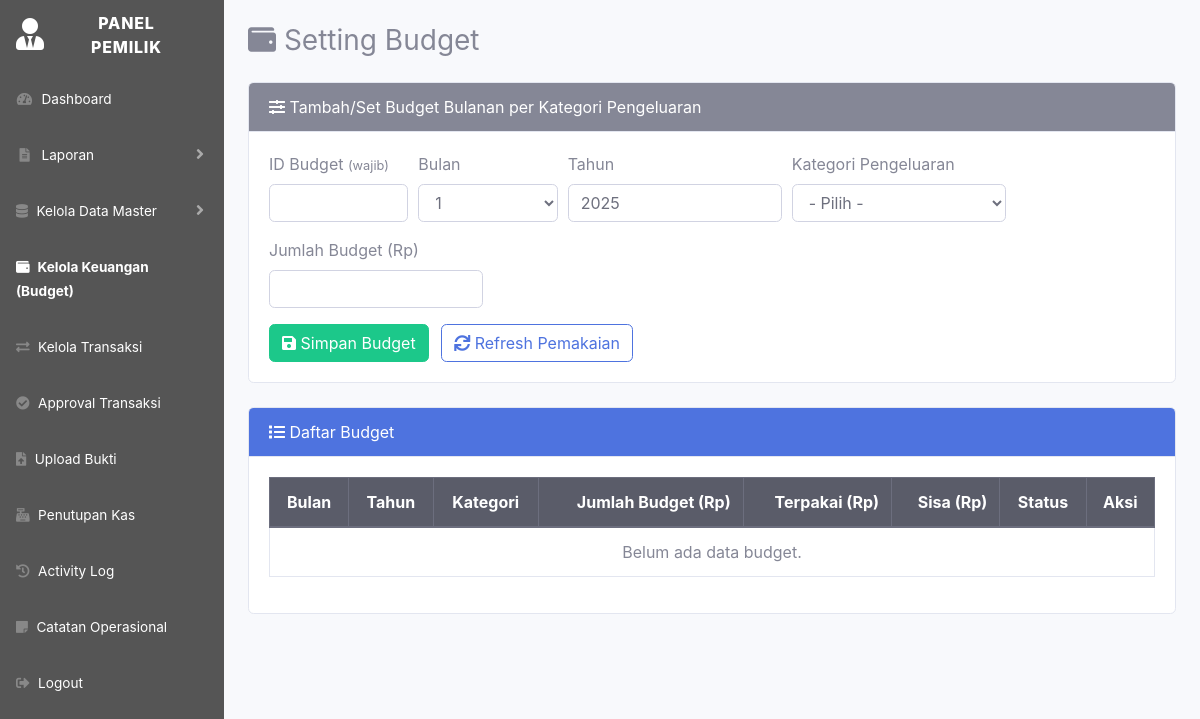
/OWNER/kelola_keuangan.php (signed in), run on an earlier commit of the app's database.
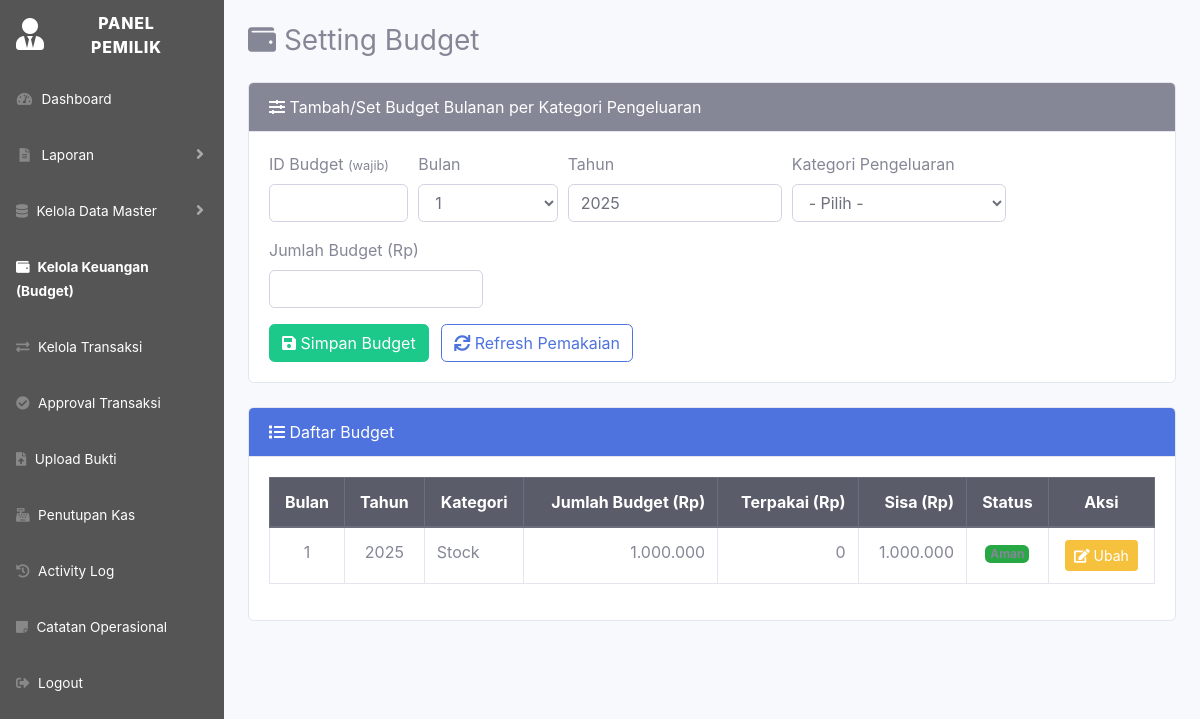
And on a later commit of the database.
### tables this page shows
CREATE TABLE `budgets` (
  `budget_id` int(11) NOT NULL,
  `kat_pengeluaran_id` int(11) DEFAULT NULL,
  `bulan` int(11) NOT NULL,
  `tahun` int(11) NOT NULL,
  `jumlah_budget` decimal(15,2) NOT NULL,
  `jumlah_terpakai` decimal(15,2) NOT NULL DEFAULT 0.00,
  `sisa_budget` decimal(15,2) NOT NULL DEFAULT 0.00,
  `status` enum('aman','warning','overlimit') NOT NULL DEFAULT 'aman'
);

CREATE TABLE `kategori_pengeluaran` (
  `kat_pengeluaran_id` int(11) NOT NULL,
  `nama_kategori` varchar(100) NOT NULL
);

### OWNER/kelola_keuangan.php (the view, shortened to what this page needs)
<?php
include '../config.php';
$budgets = mysqli_query($conn, "
	SELECT b.*, k.nama_kategori
	FROM budgets b
	LEFT JOIN kategori_pengeluaran k ON b.kat_pengeluaran_id = k.kat_pengeluaran_id
	ORDER BY tahun DESC, bulan DESC, b.budget_id ASC
");
?>
<!DOCTYPE html>
<html lang="id">
<head>
	<link href="../startbootstrap-sb-admin-2-master/vendor/fontawesome-free/css/all.min.css" rel="stylesheet">
	<link href="../startbootstrap-sb-admin-2-master/css/sb-admin-2.min.css" rel="stylesheet">
</head>
<body id="page-top">
<div id="wrapper">
	<?php $currentPage = 'kelola_keuangan'; include 'sidebar_owner.php'; ?>
	<div id="content-wrapper" class="d-flex flex-column">
		<div id="content" class="p-4">
			<h3 class="mb-4"><i class="fas fa-wallet"></i> Setting Budget</h3>
			<div class="card mb-4">
				<div class="card-header bg-secondary text-white">
					<i class="fas fa-sliders-h"></i> Tambah/Set Budget Bulanan per Kategori Pengeluaran
				</div>
				<div class="card-body">
					<form method="POST">
						<div class="form-row">
							<div class="form-group col-md-2">
								<label>ID Budget <small class="text-muted">(wajib)</small></label>
								<input type="number" name="budget_id" class="form-control" min="1" required>
							</div>
							<div class="form-group col-md-2">
								<label>Bulan</label>
								<select name="bulan" class="form-control" required>
									<?php for ($i=1;$i<=12;$i++): ?>
										<option value="<?php echo $i; ?>"><?php echo $i; ?></option>
									<?php endfor; ?>
								</select>
							</div>
							<div class="form-group col-md-3">
								<label>Tahun</label>
								<input type="number" name="tahun" class="form-control" value="<?php echo date('Y'); ?>" required>
							</div>
							<div class="form-group col-md-3">
								<label>Kategori Pengeluaran</label>
								<select name="kat_pengeluaran_id" class="form-control" required>
									<option value="" disabled selected>- Pilih -</option>
								</select>
							</div>
							<div class="form-group col-md-3">
								<label>Jumlah Budget (Rp)</label>
								<input type="number" name="jumlah_budget" class="form-control" min="0" step="1000" required>
							</div>
						</div>
						<button type="submit" name="set_budget" class="btn btn-success"><i class="fas fa-save"></i> Simpan Budget</button>
						<button type="submit" name="refresh_all" class="btn btn-outline-primary ml-2"><i class="fas fa-sync"></i> Refresh Pemakaian</button>
					</form>
				</div>
			</div>
			<div class="card">
				<div class="card-header bg-primary text-white">
					<i class="fas fa-list"></i> Daftar Budget
				</div>
				<div class="card-body table-responsive">
					<table class="table table-bordered table-hover">
						<thead class="thead-dark text-center">
							<tr>
								<th>Bulan</th>
								<th>Tahun</th>
								<th>Kategori</th>
								<th class="text-right">Jumlah Budget (Rp)</th>
								<th class="text-right">Terpakai (Rp)</th>
								<th class="text-right">Sisa (Rp)</th>
								<th>Status</th>
								<th>Aksi</th>
							</tr>
						</thead>
						<tbody>
							<?php if ($budgets && mysqli_num_rows($budgets) > 0): ?>
								<?php while ($b = mysqli_fetch_assoc($budgets)): ?>
									<tr>
										<td class="text-center"><?php echo $b['bulan']; ?></td>
										<td class="text-center"><?php echo $b['tahun']; ?></td>
										<td><?php echo htmlspecialchars($b['nama_kategori'] ?? '-'); ?></td>
										<td class="text-right"><?php echo number_format($b['jumlah_budget'],0,',','.'); ?></td>
										<td class="text-right"><?php echo number_format($b['jumlah_terpakai'],0,',','.'); ?></td>
										<td class="text-right"><?php echo number_format($b['sisa_budget'],0,',','.'); ?></td>
										<td class="text-center">
											<?php if ($b['status'] === 'overlimit'): ?>
												<span class="badge badge-over">Overlimit</span>
											<?php elseif ($b['status'] === 'warning'): ?>
												<span class="badge badge-warning">Warning</span>
											<?php else: ?>
												<span class="badge badge-aman">Aman</span>
											<?php endif; ?>
										</td>
										<td class="text-center">
											<button class="btn btn-warning btn-sm" data-toggle="modal" data-target="#edit<?php echo $b['budget_id']; ?>"><i class="fas fa-edit"></i> Ubah</button>
										</td>
									</tr>
								<?php endwhile; ?>
							<?php else: ?>
								<tr><td colspan="8" class="text-center text-muted">Belum ada data budget.</td></tr>
							<?php endif; ?>
						</tbody>
					</table>
				</div>
			</div>
		</div>
	</div>
</div>
</body>
</html>

What changed in the data, as far as the page shows it:
added budgets: bulan "1", tahun "2025", kat_pengeluaran.nama_kategori "Stock", jumlah_budget "1.000.000", jumlah_terpakai "0", sisa_budget "1.000.000", status "Aman"
Also different on the page:
text no longer shown: "Belum ada data budget."
